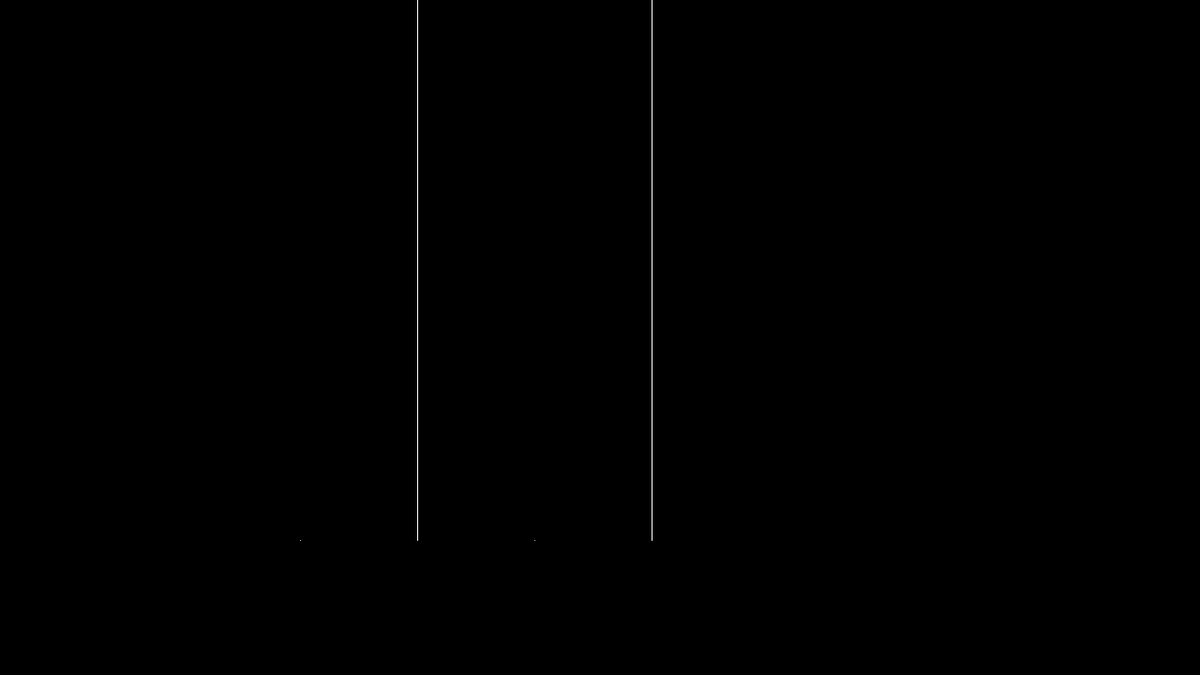
Frame 1 (no input)
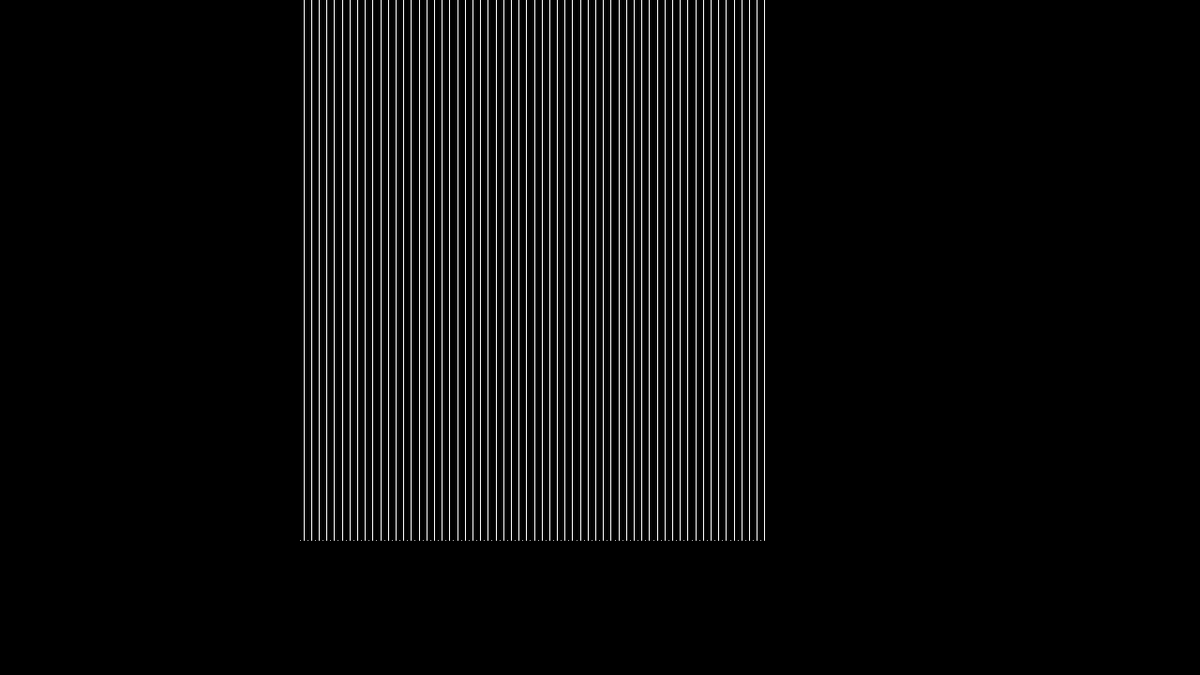
Frame 60 (the mouse pressed at the canvas centre just before this capture)
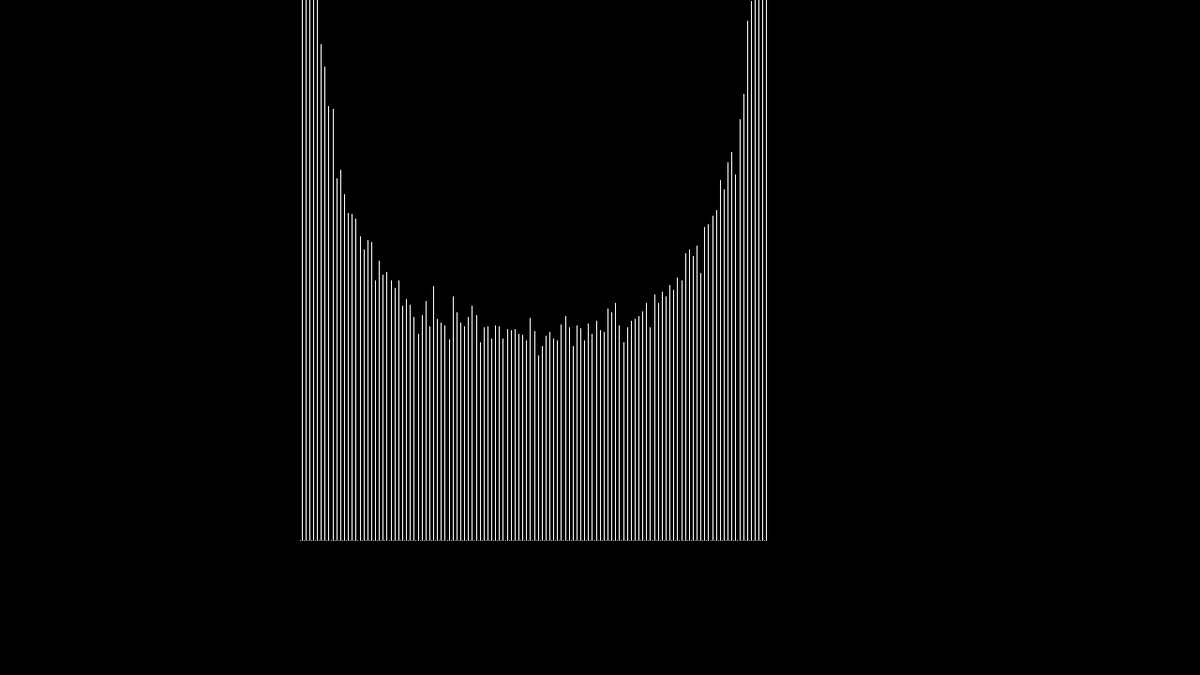
Frame 120 (the mouse held since frame 60 and released just before this capture)

The Processing sketch that drew these frames (run headless with seeded random() and noise(); from frame 60 on, the mouse is pressed at the canvas centre):

// Processing sketch: urn
// ── urn.pde
double baseB = 1;
double baseR = 1;

double c = 2;

int iterations = 10000;
int numberOfUrns = 100000;

int total = (int)(baseB + baseR);

double[] X;
double[] b;
double[] r;

void setup() {
  X = new double[numberOfUrns];
  b = new double[numberOfUrns];
  r = new double[numberOfUrns];
  for (int i = 0; i < numberOfUrns; i++) {
    b[i] = baseB;
    r[i] = baseR;
    X[i] = b[i]/(b[i] + r[i]);
  }
  
  size(1280, 720);
}

void draw() {
  for (int i = 0; i < numberOfUrns; i++) {
    if (Math.random() <= X[i]) {
      b[i] = b[i]+c;
    } else {
      r[i] = r[i]+c;
    }
    X[i] = b[i]/(b[i] + r[i]);
  }
  total = total + (int)c;
  int[] blackCount = new int[total];
  for (int i = 0; i < blackCount.length; i++) {
    blackCount[i] = 0; 
  }
  for (int i = 0; i < b.length; i++) {
    blackCount[(int)b[i]]++; 
  }
  double[] orderedRatio = new double[total];
  for (int i = 0; i < total; i++) {
    orderedRatio[i] = (double) blackCount[i]/total; 
  }
  
  background(0);
  translate(width/4, 4*height/5);
  scale(1, -1);
  
  stroke(255, 255, 255, 255);
  for (int i = 0; i < total; i++) {
    float pos = map((float)i, 0, total, 0, 500);
    float h = 100*(float)orderedRatio[i];
    line(pos, 0, pos, h);
  }
  

}
